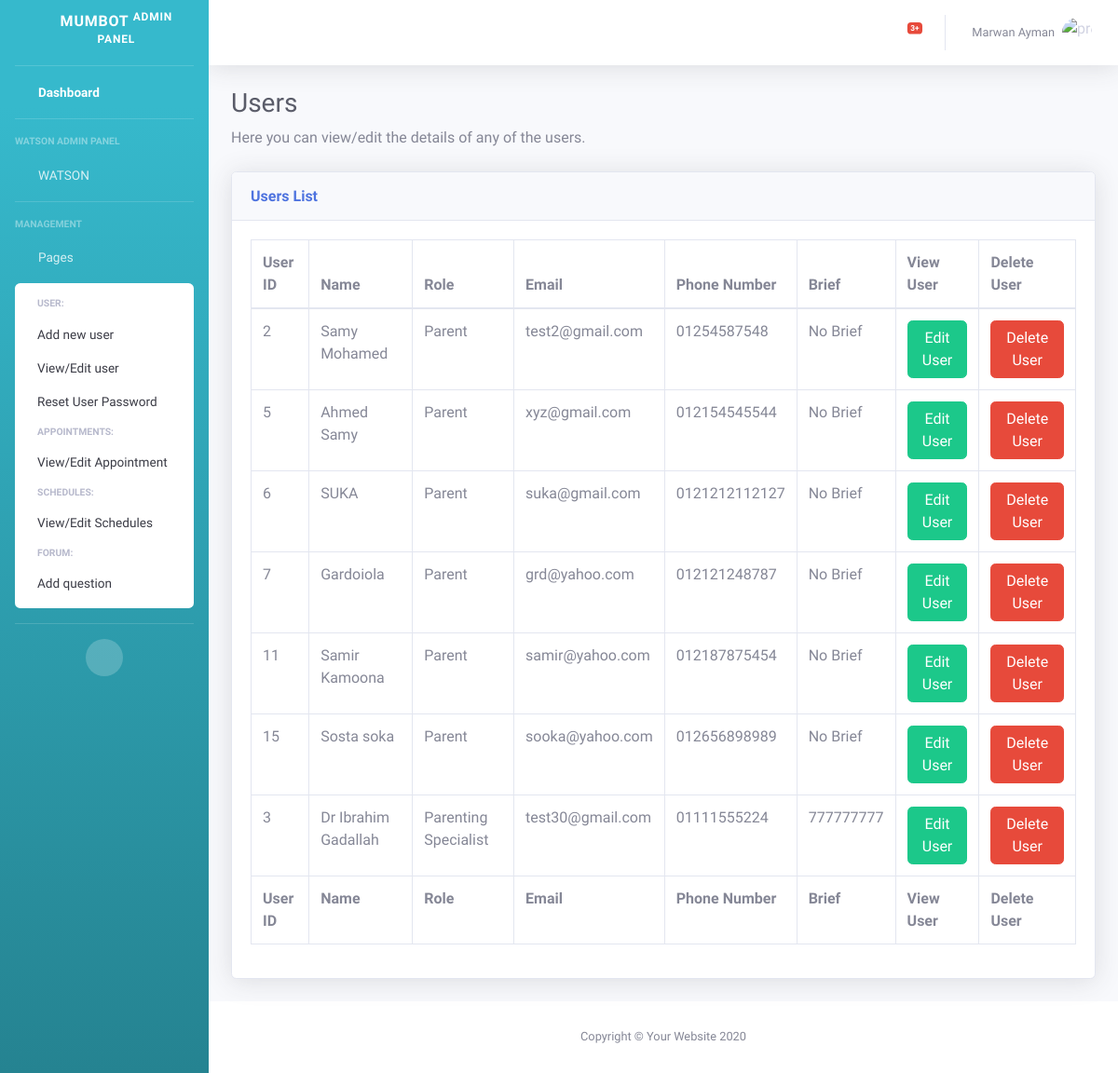
Page /grad/viewuser.html on the earlier database version.
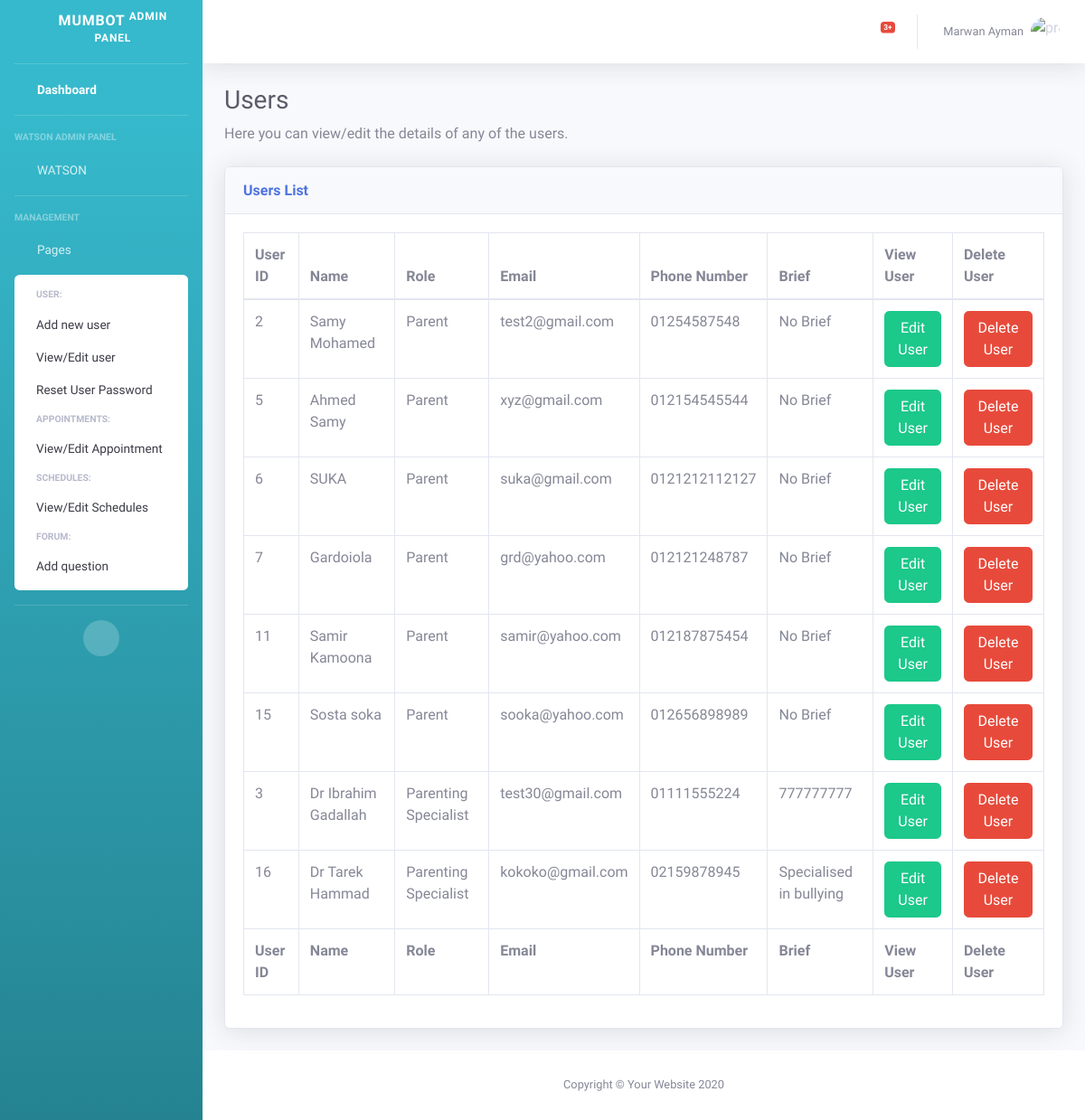
Same page on the later database version.
### grad/models.py (models this page shows, shortened)
class User(models.Model):
    user_password = models.CharField(max_length=32)
    user_name = models.CharField(max_length=25)
    user_phone = models.CharField(max_length=15)
    user_email = models.EmailField(max_length=254)
    user_role = models.IntegerField()

class Parent(User):
    def __str__(self):
        return f"{self.id}"

class User(models.Model):
    user_password = models.CharField(max_length=32)
    user_name = models.CharField(max_length=25)
    user_phone = models.CharField(max_length=15)
    user_email = models.EmailField(max_length=254)
    user_role = models.IntegerField()

class Specialist(User):
    active_status = models.BooleanField(default=0)
    specialist_brief = models.CharField(max_length=500)

### grad/views.py (the view)
# urls.py: path("viewuser.html", views.viewuser, name="viewuser"),
def viewuser(request):
    return render(request, "grad/viewuser.html", {
        "all_users": chain(Parent.objects.all(), Specialist.objects.all()),
    })

### grad/templates/grad/viewuser.html (shortened to what the changed rows need)
<!DOCTYPE html>
<html lang="en">
<head>
    {% load static %}
    <link href="{% static 'grad/vendor/fontawesome-free/css/all.min.css' %}" rel="stylesheet" type="text/css">
    <link href="{% static 'grad/css/sb-admin-2.min.css' %}" rel="stylesheet">
    <link href="{% static 'grad/vendor/datatables/dataTables.bootstrap4.min.css' %}" rel="stylesheet">
</head>
<body id="page-top">
    <div id="wrapper">
        <div id="content-wrapper" class="d-flex flex-column">
            <div id="content">
                <div class="container-fluid">
                    <h1 class="h3 mb-2 text-gray-800">Users</h1>
                    <div class="card shadow mb-4">
                        <div class="card-body">
                            <div class="table-responsive">
                                <table class="table table-bordered table-hover" id="dataTable" width="100%" cellspacing="0">
                                    <thead>
                                        <tr>
                                            <th>User ID</th>
                                            <th>Name</th>
                                            <th>Role</th>
                                            <th>Email</th>
                                            <th>Phone Number</th>
                                            <th>Brief</th>
                                            <th>View User</th>
                                            <th>Delete User</th>
                                        </tr>
                                    </thead>
                                    <tfoot>
                                        <tr>
                                            <th>User ID</th>
                                            <th>Name</th>
                                            <th>Role</th>
                                            <th>Email</th>
                                            <th>Phone Number</th>
                                            <th>Brief</th>
                                            <th>View User</th>
                                            <th>Delete User</th>
                                        </tr>
                                    </tfoot>
                                    <tbody>
                                        {% for user in all_users %}
                                        <tr>
                                            <td>{{user.id}}</td>
                                            <td>{{user.user_name}}</td>
                                            {% if user.user_role == 3 %}
                                            <td>Parent</td>
                                            {% else %}
                                            <td>Parenting Specialist</td>
                                            {% endif %}
                                            <td>{{user.user_email}}</td>
                                            <td>{{user.user_phone}}</td>
                                            {% if user.user_role == 3 %}
                                            <td>No Brief</td>
                                            {% else %}
                                            <td>{{user.specialist_brief}}</td>
                                            {% endif %}
                                            <td><a href="{% url 'edituser' user.id user.user_role %}" class="btn btn-success">Edit User</a></td>
                                            <td><a href="{% url 'deleteuser' user.id user.user_role %}" class="btn btn-danger">Delete User</a></td>
                                        </tr>
                                       {% endfor %}
                                    </tbody>
                                </table>
                            </div>
                        </div>
                    </div>
                </div>
            </div>
        </div>
    </div>
</body>
</html>

Differences in the rows shown:
added Specialist: id "16", user_name "Dr Tarek Hammad", shows "Parenting Specialist", user_email "kokoko@gmail.com", user_phone "02159878945", specialist_brief "Specialised in bullying"
